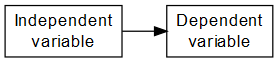

Write R code to recreate this figure.
#
#    IV ---------------> DV
#
library(DiagrammeR)

code <- "
  digraph causal {
	# Nodes
	node [shape = reactangle, fontname = Arial]
	iv [label = 'Independent\nvariable']
	dv  [label = 'Dependent\nvariable']

	# Edges
	edge [color = black, arrowhead = normal]
	rankdir = LR
	iv -> dv

	# Graph
	graph [overlap = true, fontsize = 10]
}"

grViz(code)
